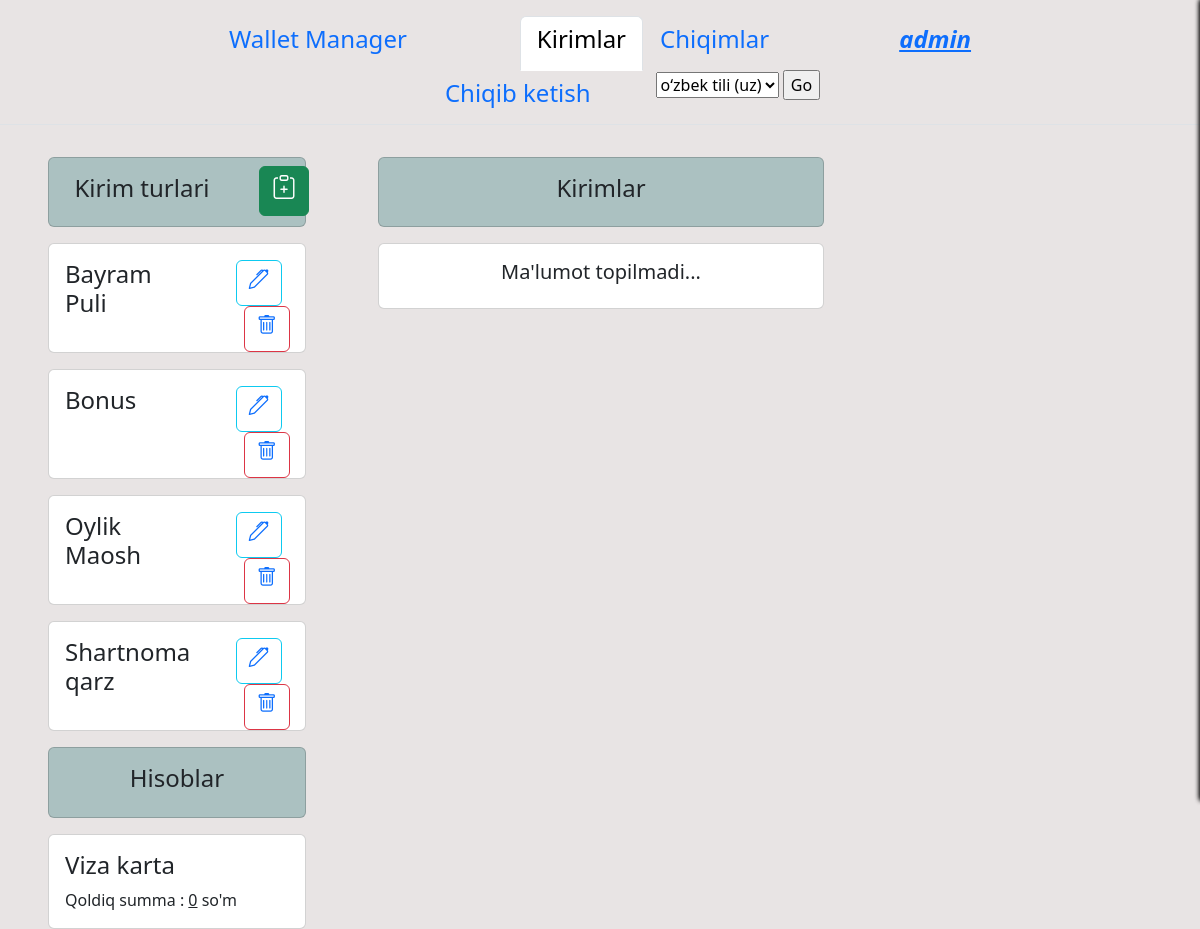
Screenshot of /incomes/ (signed in) with the database file from the repository.
### main/models.py (models this page shows, shortened)
class Category(models.Model):
    user = models.ForeignKey(User, on_delete=models.CASCADE)
    name = models.CharField(max_length=100)
    is_income = models.BooleanField(default=False)

class Wallet(models.Model):
    user = models.ForeignKey(User, on_delete=models.CASCADE)
    name = models.CharField(max_length=100)
    balance = models.PositiveIntegerField(default=0)

### main/views.py (the view, shortened to what this page needs)
# urls.py: path('incomes/', IncomesView.as_view(), name='incomes'), # category add
class IncomesView(LoginRequiredMixin, View):
    def get(self, request):
        wallets = Wallet.objects.filter(user=request.user)
        categories = Category.objects.filter(user=request.user).filter(is_income=True).order_by('name')
        cash_flows = IncomeExpense.objects.filter(user=request.user).filter(is_income=True).order_by('-date_time')
        total_income = cash_flows.aggregate(sum=Sum('summa'))['sum']
        total_expense = cash_flows.aggregate(sum=Sum('summa'))['sum']
        context = {'cash_flows': cash_flows,
                   'categories': categories,
                   'wallets': wallets,
                   'total_income': total_income,
                   'total_expense': total_expense}
        return render(request, 'incomes.html', context)

### templates/incomes.html (shortened to what this page needs)
{% extends 'base.html' %}
{% block content %}
{% load i18n %}
<div class="mx-4 px-4">
    <div class="row">
        <div class="col-md-3">
            <div class="card mt-3" style=" background-color: rgb(171, 193, 193);">
                <div class="row">
                    <div class="col-md-9">
                        <div class="card-body">
                            <h4 class="card-title text-center">{% blocktrans %} Kirim turlari {% endblocktrans %}</h4>
                        </div>
                    </div>
                    <div class="col-md-3 add_category_income">
                        <button href="#" class="btn btn-success mt-2"><h4><i class="bi bi-clipboard-plus"></i></h4></button>
                    </div>
                </div>
            </div>
                {% for c in categories %}
                <div class="card mt-3">
                    <div class="row">
                        <div class="col-md-8">
                            <div class="card-body">
                                <h4 class="card-title">{{ c.name }}</h4>
                            </div>
                        </div>
                        <div class="col-md-4">
                            <div class="row">
                                <div class="justify-content-md-center pt-3 ml-5">
                                    <div class="btn btn-outline-info">
                                        <a class="add_category_income edit_category_income" href="#" data-id="{{ c.id }}"
                                                                    data-name_uz="{{ c.name_uz }}"
                                                                    data-name_ru="{{ c.name_ru }}"
                                                                    data-name_en="{{ c.name_en }}">
                                            <h5><i class="bi bi-pen"></i></h5>
                                        </a>
                                    </div>
                                    <div class="btn btn-outline-danger mx-2" id="delete_category" data-category-id="{{ c.id }}">
                                        <a href="#"><h5><i class="bi bi-trash"></i></h5></a>
                                    </div>
                                </div>
                            </div>
                        </div>
                    </div>
                </div>
                {% endfor %}
        </div>
            <div class="col-md-5 mx-5 mb-5 pb-5">
                <div class="card mt-3" style="background-color: rgb(171, 193, 193);">
                    <div class="row">
                        <div class="col-md">
                            <div class="card-body">
                                <h4 class="card-title text-center">{% blocktrans %} Kirimlar {% endblocktrans %}</h4>
                            </div>
                        </div>
                    </div>
                </div>
                {% if cash_flows %}
                    {% for c in cash_flows %}
                        <div class="card mt-3 {% if c.is_income %} income {% else %} expense {% endif %}">
                            <div class="row">
                                <div class="col-md-10">
                                    <div class="card-body mx-2">
                                        <h5 class="card-title" style="display: inline;"><b>{{ c.category.name }}</b></h5><p class="mx-5 px-5" style="display: inline;">{{ c.date_time }}</p><br>
                                        <p class="card-text" style="display: inline;"><u>{{ c.summa }}</u> so'm</p><h5 class="mx-5 px-5" style="display: inline;"><b><i>{{ c.wallet.name }}</i></b></h5>
                                    </div>
                                </div>
                                <div class="col-md-2">
                                    <div class="row">
                                        <div class="justify-content-md-center pt-4 ml-5">
                                            <!-- <div class="btn btn-outline-info">
                                                <a href="#"  class="edit_cash_flow add_cash_flow" data-id="{{ c.id }}"
                                                                                    data-category="{{ c.category.name }}"
                                                                                    data-sum="{{ c.summa }}">
                                                    <h5><i class="bi bi-pen"></i></h5>
                                                </a>
                                            </div> -->
                                            <div class="btn btn-outline-danger mx-2 delete_cash_flow" data-cash_flow-id="{{ c.id }}">
                                                <a href="#"><h5><i class="bi bi-trash"></i></h5></a>
                                            </div>
                                        </div>
                                    </div>
                                </div>
                            </div>
                        </div>
                    {% endfor %}
                {% else %}
                <div class="card mt-3">
                    <div class="container text-center">
                        <div class="row justify-content-md-center">
                            <div class="col-md-12">
                                <div class="card-body">
                                    <h5>{% blocktrans %} Ma'lumot topilmadi... {% endblocktrans %}</h5>
                                </div>
                            </div>
                        </div>
                    </div>
                </div>
                {% endif %}
            </div>
            <div class="col-md-3">
                <div class="card mt-3" style=" background-color: rgb(171, 193, 193);">
                <div class="row">
                    <div class="col-md">
                            <div class="card-body">
                                <h4 class="card-title text-center">{% blocktrans %} Hisoblar {% endblocktrans %}</h4>
                            </div>
                        </div>
                    </div>
                </div>
                {% for w in wallets %}
                <div class="card mt-3">
                    <div class="row">
                        <div class="col-md">
                            <div class="card-body">
                                <h4 class="card-title">{{ w.name }}</h4>
                                <p class="card-text">{% blocktrans %} Qoldiq summa {% endblocktrans %}: <u>{{ w.balance }}</u> so'm</p>
                            </div>
                        </div>
                    </div>
                </div>
                {% endfor %}
            </div>
    </div>
</div>
{% endblock %}

### templates/base.html (shortened to what this page needs)
<!DOCTYPE html>
{% load i18n %}
{% load static %}
{% url 'main' as main %}
{% url 'login' as login %}
{% url 'incomes' as incomes %}
{% url 'expenses' as expenses %}
<html lang="en">
<head>
    <link rel="stylesheet" href="{% static 'css/bootstrap.min.css' %}">
    <link rel="stylesheet" href="https://cdn.jsdelivr.net/npm/bootstrap-icons@1.11.3/font/bootstrap-icons.min.css">
</head>
<body>
      <ul class="nav nav-tabs justify-content-center my-3">
        <li class="nav-item mx-5 px-5">
          <a class="nav-link {% if request.path == main %} active {% endif %}" aria-current="page" href="{% url 'main' %}"><h4>Wallet Manager</h4></a>
        </li>
        <li class="nav-item">
          <a class="nav-link {% if request.path == incomes %} active {% endif %}" aria-current="page" href="{% url 'incomes' %}"><h4>{% blocktrans %} Kirimlar {% endblocktrans %}</h4></a>
        </li>
        <li class="nav-item">
          <a class="nav-link {% if request.path == expenses %} active {% endif %}" href="{% url 'expenses' %}"><h4>{% blocktrans %} Chiqimlar {% endblocktrans %}</h4></a>
        </li>
        {% if request.user.is_authenticated %}
          <li class="nav-item mx-5 px-5">
            <a class="nav-link" href="#"><h4><b><i><u>{{ request.user.username }}</u></i></b></h4></a>
          </li>
        {% endif %}
          <li class="nav-item mx-5">
            <a class="nav-link" href="{% url 'logout' %}"><h4>{% blocktrans %}Chiqib ketish{% endblocktrans %}</h4></a>
          </li>
          <li class="nav-item">
            <form action="{% url 'set_language' %}" method="post">{% csrf_token %}
              <select name="language">
                  {% get_current_language as LANGUAGE_CODE %}
                  {% get_available_languages as LANGUAGES %}
                  {% get_language_info_list for LANGUAGES as languages %}
                  {% for language in languages %}
                      <option value="{{ language.code }}"{% if language.code == LANGUAGE_CODE %} selected{% endif %}>
                          {{ language.name_local }} ({{ language.code }})
                      </option>
                  {% endfor %}
              </select>
              <input type="submit" value="Go">
          </form>
          </li>
      </ul>
{% block content %}
{% endblock %}
  </body>
  </html>

### templates/base.html (style rules this page uses)
body { background-color: #e8e4e4; }

### rows the page displays
Category: name "Bayram Puli"
Category: name "Bonus"
Category: name "Oylik Maosh"
Category: name "Shartnoma qarz"
Wallet: name "Viza karta", balance "0"

### other values shown
{{ request.user.username }} "admin"
form field language "oʻzbek tili (uz)"
